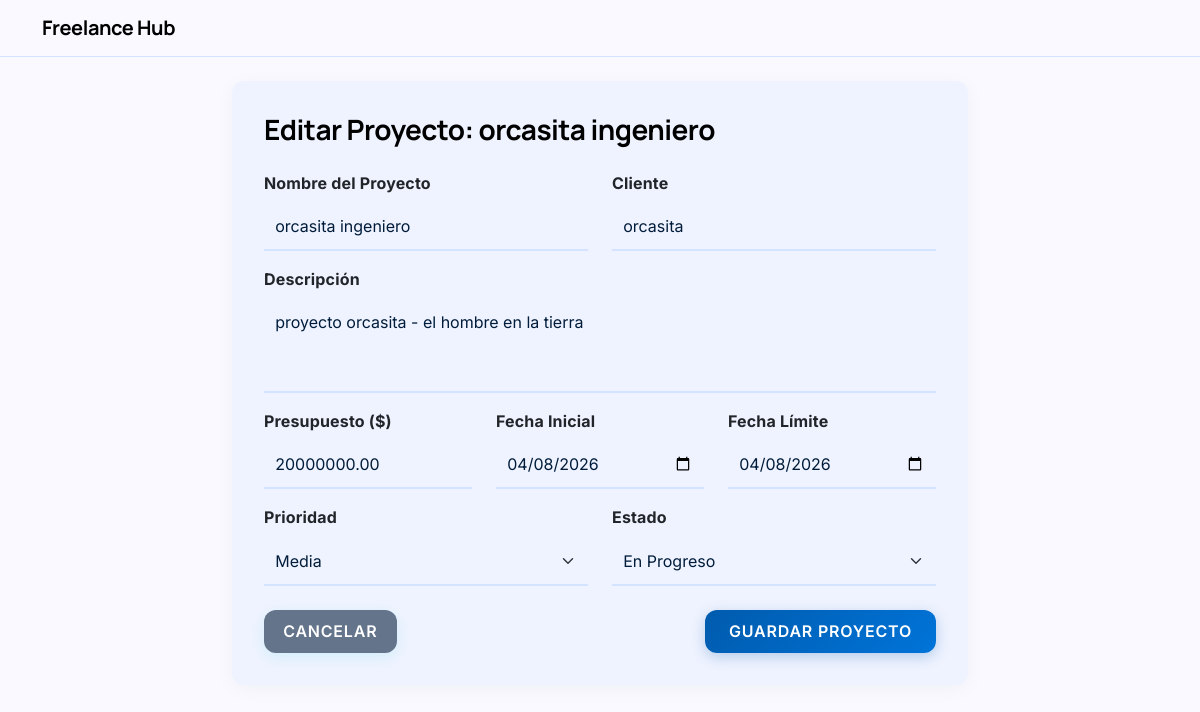
The page /proyectos/editar/3/ on the database its author committed.
### freelance_hub/models.py (models this page shows, shortened)
class Proyecto(models.Model):
    PRIORIDAD_CHOICES = [
        ('Baja', 'Baja'),
        ('Media', 'Media'),
        ('Alta', 'Alta'),
    ]
    ESTADO_CHOICES = [
        ('Pendiente', 'Pendiente'),
        ('En Progreso', 'En Progreso'),
        ('Completado', 'Completado'),
    ]
    id = models.AutoField(primary_key=True)
    created_at = models.DateTimeField(auto_now_add=True)
    updated_at = models.DateTimeField(auto_now=True)
    nombre = models.CharField(max_length=200)
    cliente = models.CharField(max_length=200)
    descripcion = models.TextField()
    presupuesto = models.DecimalField(max_digits=10, decimal_places=2)
    fecha_inicio = models.DateField()
    fecha_limite = models.DateField()
    prioridad = models.CharField(max_length=50, choices=PRIORIDAD_CHOICES, default='Media')
    estado = models.CharField(max_length=50, choices=ESTADO_CHOICES, default='Pendiente')

### freelance_hub/views.py (the view)
# urls.py: path('proyectos/editar/<int:pk>/', views.editar_proyecto, name='editar_proyecto'),
def editar_proyecto(request, pk):
    proyecto = get_object_or_404(Proyecto, pk=pk)
    if request.method == 'POST':
        form = FormularioProyecto(request.POST, instance=proyecto)
        if form.is_valid():
            form.save()
            return redirect('freelance_hub:lista_proyectos')
    else:
        form = FormularioProyecto(instance=proyecto)
    return render(request, 'freelance_hub/crear_proyecto.html', {'form': form, 'es_edicion': True, 'proyecto': proyecto})

### freelance_hub/forms.py (shortened to what this page needs)
class FormularioProyecto(forms.ModelForm):
    class Meta:
        model = Proyecto
        fields = '__all__'
        widgets = {
            'nombre': forms.TextInput(attrs={'class': 'form-control'}),
            'cliente': forms.TextInput(attrs={'class': 'form-control'}),
            'descripcion': forms.Textarea(attrs={'class': 'form-control', 'rows': 3}),
            'presupuesto': forms.TextInput(attrs={
                'class': 'form-control',
                'pattern': '[0-9\.]+',
                'title': 'Ingrese un valor numérico válido, mayor o igual a cero',
                'inputmode': 'decimal'
            }),
            'fecha_inicio': forms.DateInput(format='%Y-%m-%d', attrs={'class': 'form-control', 'type': 'date'}),
            'fecha_limite': forms.DateInput(format='%Y-%m-%d', attrs={'class': 'form-control', 'type': 'date'}),
            'prioridad': forms.Select(attrs={'class': 'form-select'}),
            'estado': forms.Select(attrs={'class': 'form-select'}),
        }

### freelance_hub/templates/freelance_hub/crear_proyecto.html (shortened to what this page needs)
{% extends 'freelance_hub/base.html' %}
{% block content %}
<div class="row justify-content-center">
    <div class="col-md-8">
        <div class="card p-3">
            <div class="card-body">
                <h3 class="mb-4">{% if es_edicion %}Editar Proyecto: {{ proyecto.nombre }}{% else %}Registrar Nuevo Proyecto{% endif %}</h3>
                <form method="post">
                    <div class="row mb-3">
                        <div class="col-md-6 form-group">
                            <label class="form-label fw-bold">Nombre del Proyecto</label>
                            {{ form.nombre }}
                        </div>
                        <div class="col-md-6 form-group">
                            <label class="form-label fw-bold">Cliente</label>
                            {{ form.cliente }}
                        </div>
                    </div>
                    <div class="mb-3 form-group">
                        <label class="form-label fw-bold">Descripción</label>
                        {{ form.descripcion }}
                    </div>
                    <div class="row mb-3">
                        <div class="col-md-4 form-group">
                            <label class="form-label fw-bold">Presupuesto ($)</label>
                            {{ form.presupuesto }}
                        </div>
                        <div class="col-md-4 form-group">
                            <label class="form-label fw-bold">Fecha Inicial</label>
                            {{ form.fecha_inicio }}
                        </div>
                        <div class="col-md-4 form-group">
                            <label class="form-label fw-bold">Fecha Límite</label>
                            {{ form.fecha_limite }}
                        </div>
                    </div>
                    <div class="row mb-4">
                        <div class="col-md-6 form-group">
                            <label class="form-label fw-bold">Prioridad</label>
                            {{ form.prioridad }}
                        </div>
                        <div class="col-md-6 form-group">
                            <label class="form-label fw-bold">Estado</label>
                            {{ form.estado }}
                        </div>
                    </div>
                    <div class="d-flex justify-content-between mt-4">
                        <a href="{% url 'freelance_hub:lista_proyectos' %}" class="btn btn-secundary text-white" style="background-color: #64748b !important;">Cancelar</a>
                        <button type="submit" class="btn btn-primary px-4">Guardar Proyecto</button>
                    </div>
                </form>
            </div>
        </div>
    </div>
</div>
{% endblock %}

### freelance_hub/static/freelance_hub/css/styles.css (style rules this page uses)
:root { --surf: #f9f9ff; --on-surf: #001c3a; --on-surf-variant: #414753; --surf-container-low: #eff3ff; --surf-container-highest: #d4e3ff; --primary: #005bad; --primary-container: #0074d9; --oceanic-gradient: linear-gradient(135deg, var(--primary) 0%, var(--primary-container) 100%); }
body { background-color: var(--surf); color: var(--on-surf); font-family: 'Inter', sans-serif; letter-spacing: 0.01em; }
h1, h2, h3, h4, h5, h6, .navbar-brand { color: black; font-family: 'Manrope', sans-serif; letter-spacing: -0.02em; font-weight: 700; }
.card { background-color: var(--surf-container-low); border: none !important; border-radius: 0.75rem; box-shadow: 0 4px 20px rgba(0, 28, 58, 0.04); transition: background-color 0.3s ease; }
.btn-primary { background: var(--oceanic-gradient) !important; border: none !important; color: white !important; border-radius: 0.75rem; padding: 0.6rem 1.2rem; font-family: 'Inter', sans-serif; font-weight: 600; box-shadow: 0 4px 14px rgba(0, 91, 173, 0.25); transition: transform 0.2s, filter 0.2s; text-transform: uppercase; letter-spacing: 0.05em; }
.btn-secundary { background: var(--on-surf) !important; border: none !important; color: white !important; border-radius: 0.75rem; padding: 0.6rem 1.2rem; font-family: 'Inter', sans-serif; font-weight: 600; box-shadow: 0 4px 14px rgba(124, 229, 236, 0.25); transition: transform 0.2s, filter 0.2s; text-transform: uppercase; letter-spacing: 0.05em; }
.form-control, .form-select { background-color: var(--surf-container-low); border: none; border-bottom: 2px solid var(--surf-container-highest); border-radius: 0.4rem 0.4rem 0 0; color: var(--on-surf); padding: 0.7rem; }

### rows shown on the page
Proyecto: nombre "orcasita ingeniero", cliente "orcasita", descripcion "proyecto orcasita - el hombre en la tierra", presupuesto "20000000.00", fecha_inicio "04/08/2026", fecha_limite "04/08/2026", prioridad "Media", estado "En Progreso"
